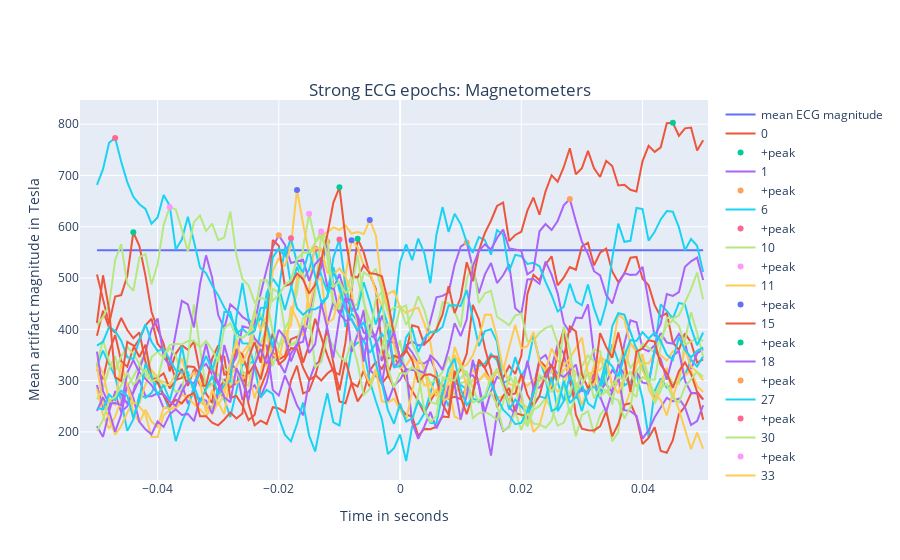
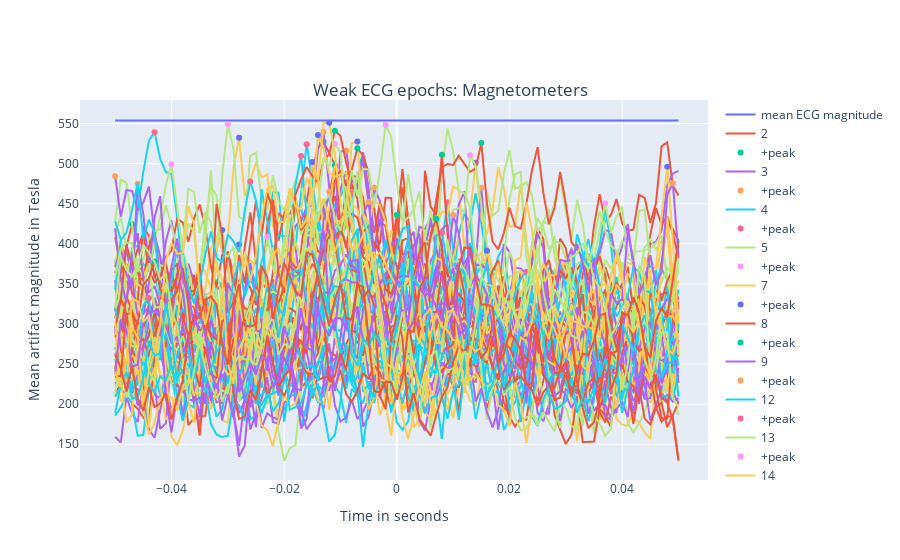

Notebook code for these charts, in order:
### Code cell
#Calling as a function:

from ECG_meg_qc import find_ecg_affected_epochs

mag_ch_names = raw.copy().pick_types(meg='mag').ch_names if 'mag' in raw else None
grad_ch_names = raw.copy().pick_types(meg='grad').ch_names if 'grad' in raw else None
channels = {'mags': mag_ch_names, 'grads': grad_ch_names}


ecg_affected_epochs, all_figs=find_ecg_affected_epochs(raw_cropped, channels, m_or_g_chosen=['mags'], norm_lvl=0.9, thresh_lvl_mean=1.3, tmin=-0.05, tmax=0.05, plotflag=True)
